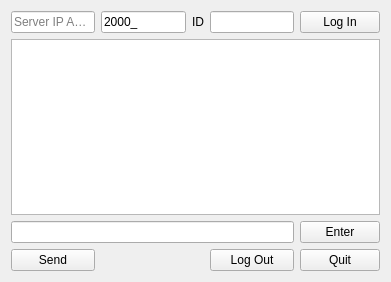
<?xml version="1.0" encoding="UTF-8"?>
<ui version="4.0">
 <class>ChatClientForm</class>
 <widget class="QWidget" name="ChatClientForm">
  <property name="geometry">
   <rect>
    <x>0</x>
    <y>0</y>
    <width>391</width>
    <height>282</height>
   </rect>
  </property>
  <property name="windowTitle">
   <string>Chat Client</string>
  </property>
  <layout class="QGridLayout" name="gridLayout">
   <item row="0" column="0">
    <widget class="QLineEdit" name="ipLineEdit">
     <property name="readOnly">
      <bool>false</bool>
     </property>
     <property name="placeholderText">
      <string>Server IP Address</string>
     </property>
    </widget>
   </item>
   <item row="0" column="1">
    <widget class="QLineEdit" name="portLineEdit">
     <property name="inputMask">
      <string>00000;_</string>
     </property>
     <property name="text">
      <string>2000</string>
     </property>
     <property name="readOnly">
      <bool>true</bool>
     </property>
    </widget>
   </item>
   <item row="0" column="2">
    <widget class="QLabel" name="idLabel">
     <property name="text">
      <string>ID</string>
     </property>
     <property name="alignment">
      <set>Qt::AlignRight|Qt::AlignTrailing|Qt::AlignVCenter</set>
     </property>
    </widget>
   </item>
   <item row="0" column="3">
    <widget class="QLineEdit" name="idLineEdit">
     <property name="inputMask">
      <string>99999</string>
     </property>
    </widget>
   </item>
   <item row="0" column="4">
    <widget class="QPushButton" name="logInPushButton">
     <property name="text">
      <string>Log In</string>
     </property>
    </widget>
   </item>
   <item row="2" column="0" colspan="4">
    <widget class="QLineEdit" name="inputLineEdit"/>
   </item>
   <item row="2" column="4">
    <widget class="QPushButton" name="enterPushButton">
     <property name="text">
      <string>Enter</string>
     </property>
    </widget>
   </item>
   <item row="3" column="0">
    <widget class="QPushButton" name="sendPushButton">
     <property name="text">
      <string>Send</string>
     </property>
    </widget>
   </item>
   <item row="3" column="3">
    <widget class="QPushButton" name="pushButton">
     <property name="text">
      <string>Log Out</string>
     </property>
    </widget>
   </item>
   <item row="3" column="4">
    <widget class="QPushButton" name="quitPushButton">
     <property name="text">
      <string>Quit</string>
     </property>
    </widget>
   </item>
   <item row="1" column="0" colspan="5">
    <widget class="QTextEdit" name="chatTextEdit">
     <property name="readOnly">
      <bool>true</bool>
     </property>
    </widget>
   </item>
  </layout>
 </widget>
 <tabstops>
  <tabstop>idLineEdit</tabstop>
  <tabstop>logInPushButton</tabstop>
  <tabstop>ipLineEdit</tabstop>
  <tabstop>portLineEdit</tabstop>
  <tabstop>chatTextEdit</tabstop>
  <tabstop>inputLineEdit</tabstop>
  <tabstop>enterPushButton</tabstop>
  <tabstop>sendPushButton</tabstop>
  <tabstop>pushButton</tabstop>
  <tabstop>quitPushButton</tabstop>
 </tabstops>
 <resources/>
 <connections>
  <connection>
   <sender>quitPushButton</sender>
   <signal>clicked()</signal>
   <receiver>ChatClientForm</receiver>
   <slot>close()</slot>
   <hints>
    <hint type="sourcelabel">
     <x>339</x>
     <y>258</y>
    </hint>
    <hint type="destinationlabel">
     <x>195</x>
     <y>140</y>
    </hint>
   </hints>
  </connection>
 </connections>
</ui>
